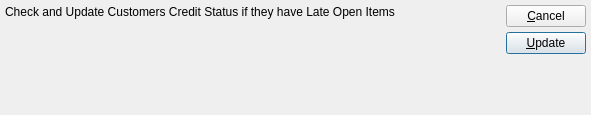
<?xml version="1.0" encoding="UTF-8"?>
<ui version="4.0">
 <comment>This file is part of the xTuple ERP: PostBooks Edition, a free and
open source Enterprise Resource Planning software suite,
Copyright (c) 1999-2018 by OpenMFG LLC, d/b/a xTuple.
It is licensed to you under the Common Public Attribution License
version 1.0, the full text of which (including xTuple-specific Exhibits)
is available at www.xtuple.com/CPAL.  By using this software, you agree
to be bound by its terms.</comment>
 <class>updateLateCustCreditStatus</class>
 <widget class="QDialog" name="updateLateCustCreditStatus">
  <property name="geometry">
   <rect>
    <x>0</x>
    <y>0</y>
    <width>591</width>
    <height>115</height>
   </rect>
  </property>
  <property name="sizePolicy">
   <sizepolicy hsizetype="Preferred" vsizetype="Preferred">
    <horstretch>0</horstretch>
    <verstretch>0</verstretch>
   </sizepolicy>
  </property>
  <property name="windowTitle">
   <string>Update Late Customer Credit Status</string>
  </property>
  <layout class="QHBoxLayout">
   <item>
    <widget class="QLabel" name="label">
     <property name="text">
      <string>Check and Update Customers Credit Status if they have Late Open Items</string>
     </property>
     <property name="alignment">
      <set>Qt::AlignLeading|Qt::AlignLeft|Qt::AlignTop</set>
     </property>
    </widget>
   </item>
   <item>
    <layout class="QHBoxLayout">
     <property name="spacing">
      <number>0</number>
     </property>
     <item>
      <spacer>
       <property name="orientation">
        <enum>Qt::Horizontal</enum>
       </property>
       <property name="sizeHint" stdset="0">
        <size>
         <width>16</width>
         <height>63</height>
        </size>
       </property>
      </spacer>
     </item>
     <item>
      <layout class="QVBoxLayout">
       <property name="spacing">
        <number>0</number>
       </property>
       <property name="margin">
        <number>0</number>
       </property>
       <item>
        <layout class="QVBoxLayout">
         <property name="spacing">
          <number>5</number>
         </property>
         <property name="margin">
          <number>0</number>
         </property>
         <item>
          <widget class="QPushButton" name="_close">
           <property name="text">
            <string>&amp;Cancel</string>
           </property>
          </widget>
         </item>
         <item>
          <widget class="QPushButton" name="_update">
           <property name="text">
            <string>&amp;Update</string>
           </property>
           <property name="default">
            <bool>true</bool>
           </property>
          </widget>
         </item>
        </layout>
       </item>
       <item>
        <spacer>
         <property name="orientation">
          <enum>Qt::Vertical</enum>
         </property>
         <property name="sizeType">
          <enum>QSizePolicy::Expanding</enum>
         </property>
         <property name="sizeHint" stdset="0">
          <size>
           <width>20</width>
           <height>16</height>
          </size>
         </property>
        </spacer>
       </item>
      </layout>
     </item>
    </layout>
   </item>
  </layout>
 </widget>
 <layoutdefault spacing="5" margin="5"/>
 <tabstops>
  <tabstop>_update</tabstop>
  <tabstop>_close</tabstop>
 </tabstops>
 <resources/>
 <connections>
  <connection>
   <sender>_close</sender>
   <signal>clicked()</signal>
   <receiver>updateLateCustCreditStatus</receiver>
   <slot>reject()</slot>
   <hints>
    <hint type="sourcelabel">
     <x>525</x>
     <y>23</y>
    </hint>
    <hint type="destinationlabel">
     <x>20</x>
     <y>20</y>
    </hint>
   </hints>
  </connection>
 </connections>
</ui>
